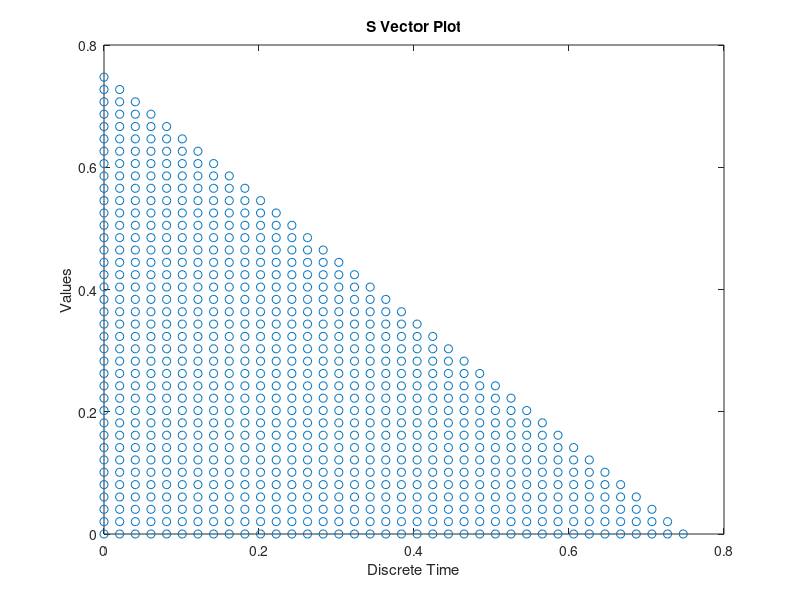
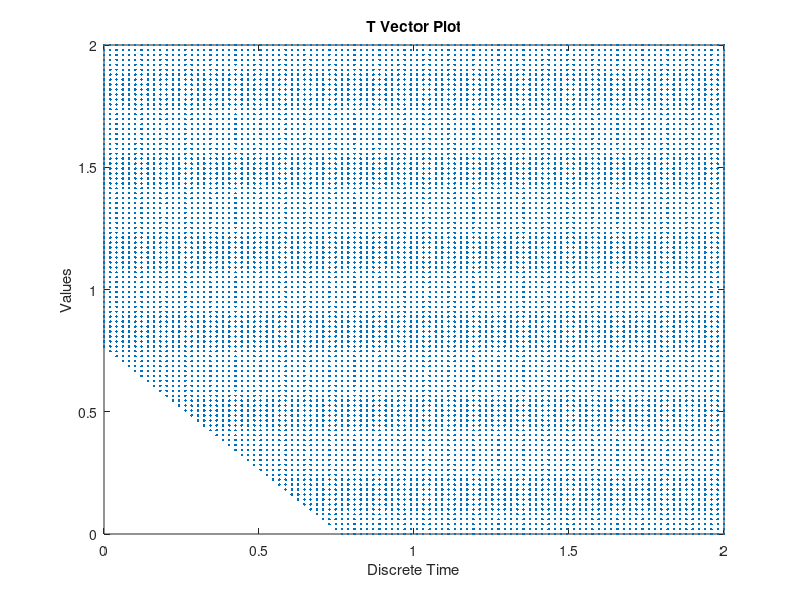
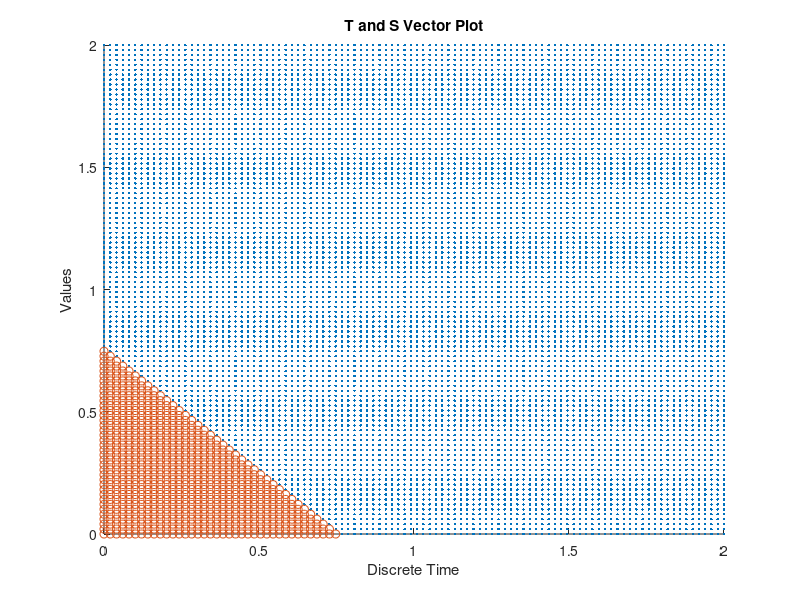

The MATLAB source for these figures, in order:
%% Natalie Brooks
% ENEE222 - Elements of Discrete Signal Analysis
% Lab Assignment 3

S = [];
T = [];

for a = 0:0.0202:2 
    for b = 0:0.0202:2 
        
        c= a + j*b;
        vec = [0; 0; 1];
        vnew = 0;
%         output @ n=0 & n=1 are both zero
%         output @ n=2 is set to 1

        n = 3;
        while (abs(vnew) < 2001) && (length(vec) < 2000) %while loop
           
            vnew = a*vec(n) +0.25*vec(n-1) + b*vec(n-2);%output
            vec = [vec ; vnew];
            n = n+1;
        end
        if (n < 2001) && (abs(vnew) < 2001)
            S = [S ; c]; %appends to S vector
            
        else
            T = [T ; c]; %appends to T vector
   

        end
    end
end

figure;
plot(S, 'o')
xlabel 'Discrete Time'
ylabel 'Values'
title 'S Vector Plot'
hold on;
figure;
plot(T, '.')
xlabel 'Discrete Time'
ylabel 'Values'
title 'T Vector Plot'

figure; hold on
plot(T, '.')
plot(S, 'o')
xlabel 'Discrete Time'
ylabel 'Values'
title 'T and S Vector Plot'